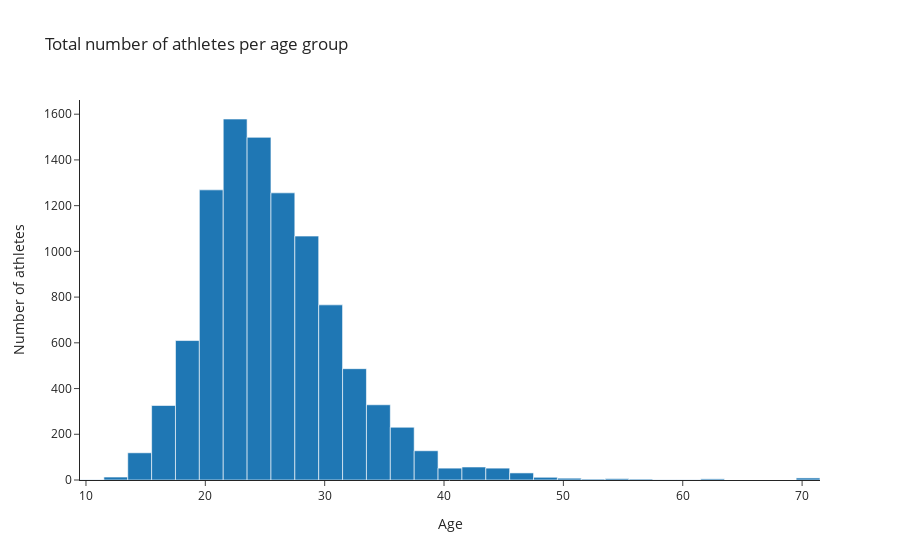

Notebook cell for this chart:
### Code cell
fig = px.histogram(
    all_italy_athletes,
    x=all_italy_athletes.index,
    y=all_italy_athletes.values,
    nbins=len(all_italy_athletes.index),
    title="Total number of athletes per age group",
    template="simple_white"
)

fig.update_traces(hovertemplate=None)
fig.update_layout(hovermode="x")
fig.update_layout(yaxis_title="Number of athletes")

fig.show()

### Figure 1 — Plotly figure (JSON) as saved in the notebook; plotly's stock layout.template omitted (floating-point values rounded to 4 significant figures)
{"data": [{"alignmentgroup": "True", "bingroup": "x", "histfunc": "sum", "legendgroup": "", "marker": {"color": "#1F77B4", "pattern": {"shape": ""}}, "name": "", "nbinsx": 52, "offsetgroup": "", "orientation": "v", "showlegend": false, "type": "histogram", "x": [23, 24, 22, 21, 25, 26, 27, 20, 28, 29, 30, 19, 31, 18, 32, 33, 34, 17, 16, 36, 35, 37, 15, 38, 39, 14, 45, 41, 43, 42, 40, 44, 46, 47, 13, 71, 48, 49, 51, 54, 12, 56, 50, 62, 55, 52, 53, 63, 11, 61, 59, 57], "xaxis": "x", "y": [836, 825, 743, 679, 674, 664, 592, 590, 575, 492, 416, 356, 350, 254, 254, 233, 201, 183, 143, 141, 128, 90, 85, 74, 54, 34, 32, 30, 30, 27, 22, 20, 17, 14, 9, 9, 7, 5, 5, 4, 4, 3, 3, 3, 2, 2, 2, 2, 1, 1, 1, 1], "yaxis": "y"}], "layout": {"barmode": "relative", "hovermode": "x", "legend": {"tracegroupgap": 0}, "title": {"text": "Total number of athletes per age group"}, "xaxis": {"anchor": "y", "domain": [0, 1], "title": {"text": "Age"}}, "yaxis": {"anchor": "x", "domain": [0, 1], "title": {"text": "Number of athletes"}}}}
